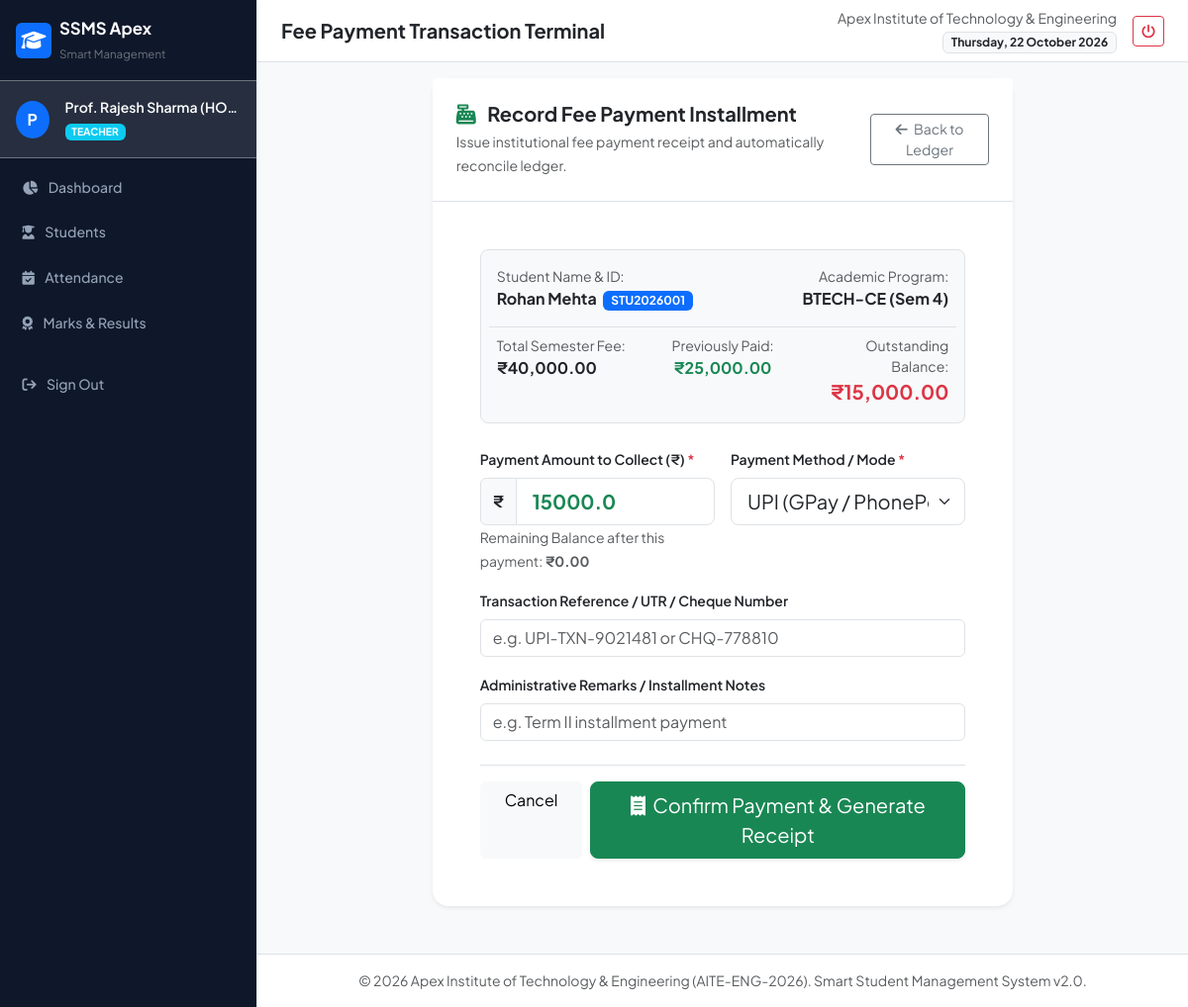
/fees/collect/1 (signed in), run on the app's committed database.
### models.py (models this page shows, shortened)
class User(db.Model):
    __tablename__ = 'users'
    id = db.Column(db.Integer, primary_key=True)
    username = db.Column(db.String(50), unique=True, nullable=False, index=True)
    password_hash = db.Column(db.String(255), nullable=False)
    role = db.Column(db.String(20), nullable=False, default='student')  # admin, teacher, student, accountant
    email = db.Column(db.String(100), unique=True, nullable=False)
    full_name = db.Column(db.String(100), nullable=False)
    is_active = db.Column(db.Boolean, default=True)
    created_at = db.Column(db.DateTime, default=datetime.utcnow)
    student_profile = db.relationship('Student', backref='user_account', uselist=False, cascade='all, delete-orphan')
    audit_logs = db.relationship('AuditLog', backref='user', lazy='dynamic')

class Student(db.Model):
    __tablename__ = 'students'
    id = db.Column(db.Integer, primary_key=True)
    student_id = db.Column(db.String(30), unique=True, nullable=False, index=True)  # e.g., 'STU2026001'
    user_id = db.Column(db.Integer, db.ForeignKey('users.id'), nullable=True)
    course_id = db.Column(db.Integer, db.ForeignKey('courses.id'), nullable=False)
    semester = db.Column(db.Integer, nullable=False, default=1)
    first_name = db.Column(db.String(50), nullable=False)
    last_name = db.Column(db.String(50), nullable=False)
    email = db.Column(db.String(100), unique=True, nullable=False)
    phone = db.Column(db.String(20), nullable=False)
    address = db.Column(db.Text)
    enrollment_date = db.Column(db.Date, default=date.today)
    status = db.Column(db.String(20), default='active')  # active, inactive, graduated, dropped
    guardian_name = db.Column(db.String(100))
    guardian_phone = db.Column(db.String(20))
    attendance_records = db.relationship('Attendance', backref='student', lazy='dynamic')
    marks_records = db.relationship('Marks', backref='student', lazy='dynamic')
    fees = db.relationship('StudentFee', backref='student', lazy='dynamic')
    @property
    def full_name(self):
        return f"{self.first_name} {self.last_name}"

class Course(db.Model):
    __tablename__ = 'courses'
    id = db.Column(db.Integer, primary_key=True)
    code = db.Column(db.String(20), unique=True, nullable=False)  # e.g., 'BTECH-CE'
    name = db.Column(db.String(100), nullable=False)              # e.g., 'Computer Engineering'
    description = db.Column(db.Text)
    duration_semesters = db.Column(db.Integer, default=8)
    students = db.relationship('Student', backref='course', lazy='dynamic')
    subjects = db.relationship('Subject', backref='course', lazy='dynamic')
    fee_structures = db.relationship('FeeStructure', backref='course', lazy='dynamic')

class StudentFee(db.Model):
    __tablename__ = 'student_fees'
    id = db.Column(db.Integer, primary_key=True)
    student_id = db.Column(db.Integer, db.ForeignKey('students.id'), nullable=False)
    fee_structure_id = db.Column(db.Integer, db.ForeignKey('fee_structures.id'), nullable=False)
    total_amount = db.Column(db.Float, nullable=False, default=40000.0)
    paid_amount = db.Column(db.Float, default=0.0)
    balance_amount = db.Column(db.Float, default=40000.0)
    status = db.Column(db.String(20), default='unpaid')  # 'paid', 'partial', 'unpaid'
    payments = db.relationship('FeePayment', backref='student_fee', lazy='dynamic', cascade='all, delete-orphan')

### app.py (the view, shortened to what this page needs)
    @app.route('/fees/collect/<int:student_fee_id>', methods=['GET', 'POST'])
    @login_required
    @roles_accepted('admin', 'accountant')
    def fee_collect(student_fee_id):
        student_fee = StudentFee.query.get_or_404(student_fee_id)
        return render_template('fees/collect.html', student_fee=student_fee)

### templates/fees/collect.html (shortened to what this page needs)
{% extends "base.html" %}
{% block page_title %}Fee Payment Transaction Terminal{% endblock %}
{% block content %}
<div class="row justify-content-center">
    <div class="col-lg-8">
        <div class="card border-0 shadow-sm rounded-4">
            <div class="card-header bg-white border-bottom p-4 d-flex align-items-center justify-content-between">
                <div>
                    <h5 class="fw-bold mb-1 text-dark">
                        <i class="fa-solid fa-cash-register text-success me-2"></i> Record Fee Payment Installment
                    </h5>
                    <small class="text-muted">Issue institutional fee payment receipt and automatically reconcile ledger.</small>
                </div>
                <a href="{{ url_for('fees_list') }}" class="btn btn-outline-secondary btn-sm">
                    <i class="fa-solid fa-arrow-left me-1"></i> Back to Ledger
                </a>
            </div>
            <div class="card-body p-4 p-md-5">
                <div class="p-3 bg-light rounded-3 border mb-4">
                    <div class="row g-3">
                        <div class="col-sm-6">
                            <span class="text-muted small d-block">Student Name & ID:</span>
                            <strong class="text-dark fs-6">{{ student_fee.student.full_name }}</strong>
                            <span class="badge bg-primary ms-1">{{ student_fee.student.student_id }}</span>
                        </div>
                        <div class="col-sm-6 text-sm-end">
                            <span class="text-muted small d-block">Academic Program:</span>
                            <strong class="text-dark">{{ student_fee.student.course.code }} (Sem {{ student_fee.student.semester }})</strong>
                        </div>
                        <div class="col-4 border-top pt-2">
                            <span class="text-muted small d-block">Total Semester Fee:</span>
                            <span class="fw-bold text-dark">₹{{ "{:,.2f}".format(student_fee.total_amount) }}</span>
                        </div>
                        <div class="col-4 border-top pt-2 text-center">
                            <span class="text-muted small d-block">Previously Paid:</span>
                            <span class="fw-bold text-success">₹{{ "{:,.2f}".format(student_fee.paid_amount) }}</span>
                        </div>
                        <div class="col-4 border-top pt-2 text-end">
                            <span class="text-muted small d-block">Outstanding Balance:</span>
                            <span class="fw-bold text-danger fs-5" id="currentBalance" data-balance="{{ student_fee.balance_amount }}">
                                ₹{{ "{:,.2f}".format(student_fee.balance_amount) }}
                            </span>
                        </div>
                    </div>
                </div>
                <form method="POST" action="{{ url_for('fee_collect', student_fee_id=student_fee.id) }}">
                    <div class="row g-3 mb-4">
                        <div class="col-md-6">
                            <label class="form-label small fw-semibold">Payment Amount to Collect (₹) <span class="text-danger">*</span></label>
                            <div class="input-group">
                                <span class="input-group-text bg-light fw-bold">₹</span>
                                <input type="number" step="1" min="1" max="{{ student_fee.balance_amount }}"
                                       id="amount_paid" name="amount_paid" class="form-control form-control-lg fw-bold text-success"
                                       value="{{ student_fee.balance_amount }}" required>
                            </div>
                            <small class="text-muted" id="remainingBalancePreview">
                                Remaining Balance after this payment: <strong>₹0.00</strong>
                            </small>
                        </div>
                        <div class="col-md-6">
                            <label class="form-label small fw-semibold">Payment Method / Mode <span class="text-danger">*</span></label>
                            <select name="payment_mode" class="form-select form-select-lg" required>
                                <option value="UPI" selected>UPI (GPay / PhonePe / Paytm)</option>
                            </select>
                        </div>
                        <div class="col-md-12">
                            <label class="form-label small fw-semibold">Transaction Reference / UTR / Cheque Number</label>
                            <input type="text" name="transaction_ref" class="form-control" placeholder="e.g. UPI-TXN-9021481 or CHQ-778810">
                        </div>
                        <div class="col-md-12">
                            <label class="form-label small fw-semibold">Administrative Remarks / Installment Notes</label>
                            <input type="text" name="notes" class="form-control" placeholder="e.g. Term II installment payment">
                        </div>
                    </div>
                    <div class="d-flex justify-content-end gap-2 pt-3 border-top">
                        <a href="{{ url_for('fees_list') }}" class="btn btn-light px-4">Cancel</a>
                        <button type="submit" class="btn btn-success btn-lg px-4 shadow-sm">
                            <i class="fa-solid fa-receipt me-1"></i> Confirm Payment & Generate Receipt
                        </button>
                    </div>
                </form>
            </div>
        </div>
    </div>
</div>
{% endblock %}

### templates/base.html (shortened to what this page needs)
<!DOCTYPE html>
<html lang="en">
<head>
    <link href="https://cdn.jsdelivr.net/npm/bootstrap@5.3.3/dist/css/bootstrap.min.css" rel="stylesheet">
    <link href="https://cdnjs.cloudflare.com/ajax/libs/font-awesome/6.5.1/css/all.min.css" rel="stylesheet">
    <link rel="stylesheet" href="{{ url_for('static', filename='css/style.css') }}">
</head>
<body>
    <div class="d-flex" id="wrapper">
        {% if current_user %}
        <nav id="sidebar" class="bg-dark text-white border-end shadow-sm">
            <div class="sidebar-header p-3 border-bottom border-secondary d-flex align-items-center justify-content-between">
                <a href="{{ url_for('dashboard') }}" class="text-white text-decoration-none d-flex align-items-center gap-2">
                    <div class="brand-icon bg-primary text-white rounded p-2 d-flex align-items-center justify-content-center">
                        <i class="fa-solid fa-graduation-cap fs-5"></i>
                    </div>
                    <div>
                        <div class="fw-bold tracking-tight text-white mb-0" style="font-size: 1.05rem;">SSMS Apex</div>
                        <small class="text-secondary" style="font-size: 0.72rem;">Smart Management</small>
                    </div>
                </a>
            </div>
            <div class="p-3 bg-secondary bg-opacity-25 border-bottom border-secondary d-flex align-items-center gap-3">
                <div class="avatar-circle bg-primary text-white fw-bold d-flex align-items-center justify-content-center rounded-circle">
                    {{ current_user.full_name[0] }}
                </div>
                <div class="overflow-hidden">
                    <div class="text-truncate fw-semibold text-white small">{{ current_user.full_name }}</div>
                    <span class="badge bg-{{ 'danger' if current_user.role == 'admin' else ('info' if current_user.role == 'teacher' else ('warning' if current_user.role == 'accountant' else 'success')) }} text-uppercase" style="font-size: 0.65rem;">
                        {{ current_user.role }}
                    </span>
                </div>
            </div>
            <ul class="nav flex-column p-2 gap-1 sidebar-nav">
                <li class="nav-item">
                    <a class="nav-link text-white-50 rounded {{ 'active' if request.endpoint == 'dashboard' }}" href="{{ url_for('dashboard') }}">
                        <i class="fa-solid fa-chart-pie me-2"></i> Dashboard
                    </a>
                </li>
                {% if current_user.role in ['admin', 'teacher', 'accountant'] %}
                <li class="nav-item">
                    <a class="nav-link text-white-50 rounded {{ 'active' if 'student' in request.endpoint }}" href="{{ url_for('students_list') }}">
                        <i class="fa-solid fa-user-graduate me-2"></i> Students
                    </a>
                </li>
                {% endif %}
                {% if current_user.role in ['admin', 'teacher'] %}
                <li class="nav-item">
                    <a class="nav-link text-white-50 rounded {{ 'active' if 'attendance' in request.endpoint }}" href="{{ url_for('attendance_mark') }}">
                        <i class="fa-solid fa-calendar-check me-2"></i> Attendance
                    </a>
                </li>
                <li class="nav-item">
                    <a class="nav-link text-white-50 rounded {{ 'active' if 'marks' in request.endpoint }}" href="{{ url_for('marks_entry') }}">
                        <i class="fa-solid fa-award me-2"></i> Marks & Results
                    </a>
                </li>
                {% endif %}
                <li class="nav-item mt-auto pt-3">
                    <a class="nav-link text-danger rounded" href="{{ url_for('logout') }}">
                        <i class="fa-solid fa-arrow-right-from-bracket me-2"></i> Sign Out
                    </a>
                </li>
            </ul>
        </nav>
        {% endif %}
        <div id="page-content-wrapper" class="w-100 bg-light">
            <nav class="navbar navbar-expand navbar-light bg-white border-bottom px-4 py-2 sticky-top">
                <div class="container-fluid p-0">
                    <div class="d-flex align-items-center gap-2">
                        <span class="fs-5 fw-bold text-dark">{% block page_title %}Smart Student Management System{% endblock %}</span>
                    </div>
                    <div class="d-flex align-items-center gap-3">
                        <div class="text-end d-none d-md-block">
                            <small class="text-muted d-block">{{ institute_name }}</small>
                            <span class="badge bg-light text-dark border">{{ now.strftime('%A, %d %B %Y') }}</span>
                        </div>
                        {% if current_user %}
                        <a href="{{ url_for('logout') }}" class="btn btn-outline-danger btn-sm" title="Logout">
                            <i class="fa-solid fa-power-off"></i>
                        </a>
                        {% endif %}
                    </div>
                </div>
            </nav>
            <div class="container-fluid px-4 pt-3">
                {% block content %}{% endblock %}
            </div>
            <footer class="mt-5 py-3 border-top bg-white text-center text-muted small">
                <div class="container-fluid">
                    <span>&copy; {{ now.year }} {{ institute_name }} ({{ institute_code }}). Smart Student Management System v2.0.</span>
                </div>
            </footer>
        </div>
    </div>
</body>
</html>

### static/css/style.css (style rules this page uses)
:root { --primary-color: #2563eb; --primary-hover: #1d4ed8; --secondary-color: #64748b; --success-color: #10b981; --danger-color: #ef4444; --warning-color: #f59e0b; --dark-surface: #0f172a; --light-bg: #f8fafc; --sidebar-width: 260px; }
body { font-family: 'Plus Jakarta Sans', -apple-system, BlinkMacSystemFont, "Segoe UI", Roboto, sans-serif; background-color: var(--light-bg); color: #1e293b; margin: 0; padding: 0; overflow-x: hidden; }
#sidebar { width: var(--sidebar-width); min-width: var(--sidebar-width); min-height: 100vh; background-color: var(--dark-surface) !important; transition: all 0.3s ease; z-index: 1040; }
.brand-icon { width: 36px; height: 36px; }
.avatar-circle { width: 38px; height: 38px; }
.sidebar-nav .nav-link { font-size: 0.88rem; font-weight: 500; padding: 0.65rem 0.9rem; color: #94a3b8 !important; transition: all 0.2s ease; }

### data on the page
User: full_name "P", full_name "Prof. Rajesh Sharma (HO…", role "TEACHER"
Student: student.full_name "Rohan Mehta", student.student_id "STU2026001", student.semester "4"
Course: student.course.code "BTECH-CE"
StudentFee: total_amount "40,000.00", paid_amount "25,000.00", balance_amount "15,000.00", amount_paid "15000.0"

### other printed values
{{ institute_name }} "Apex Institute of Technology & Engineering"
{{ institute_code }} "AITE-ENG-2026"
